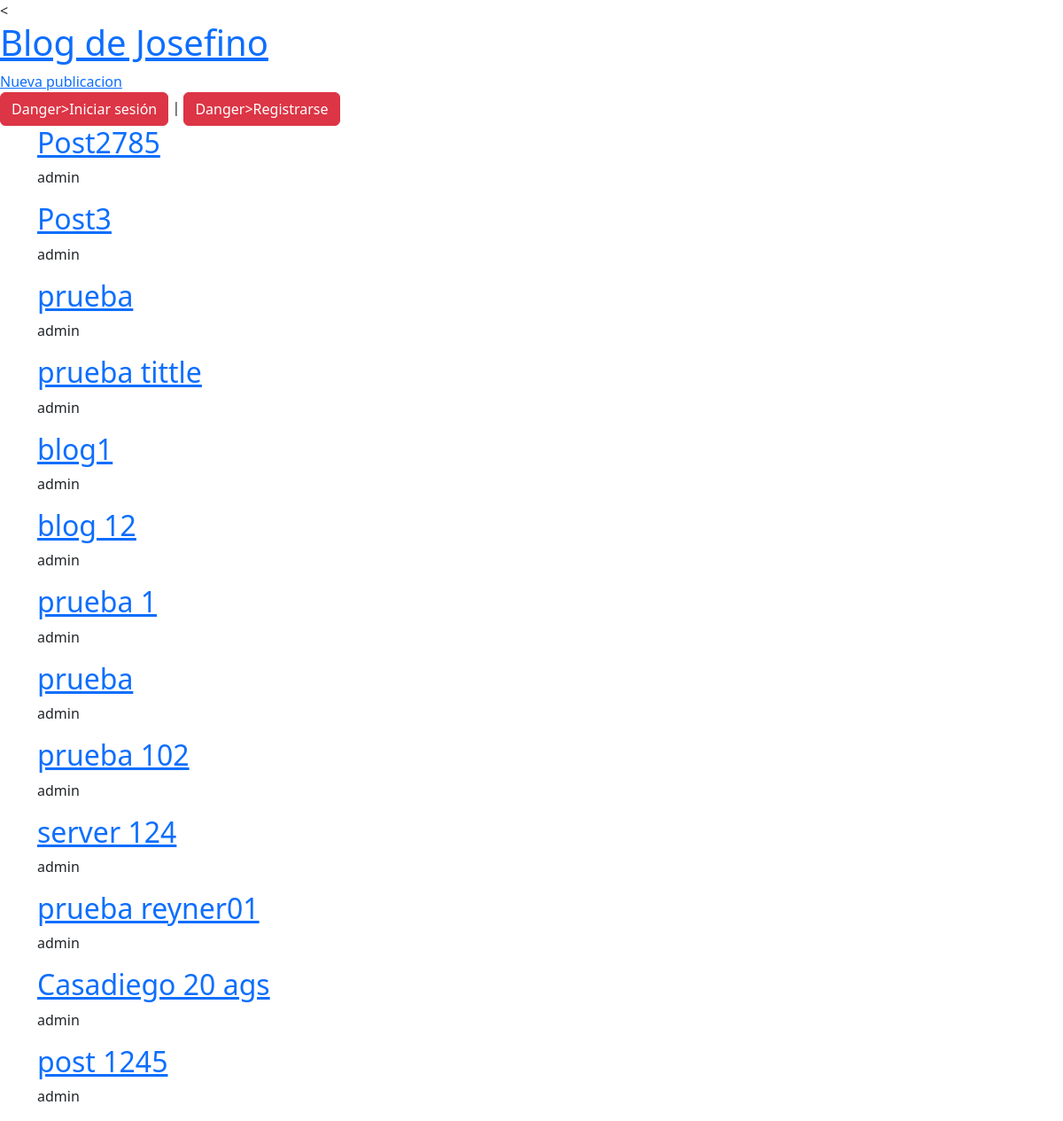
Before: / with the older database file.
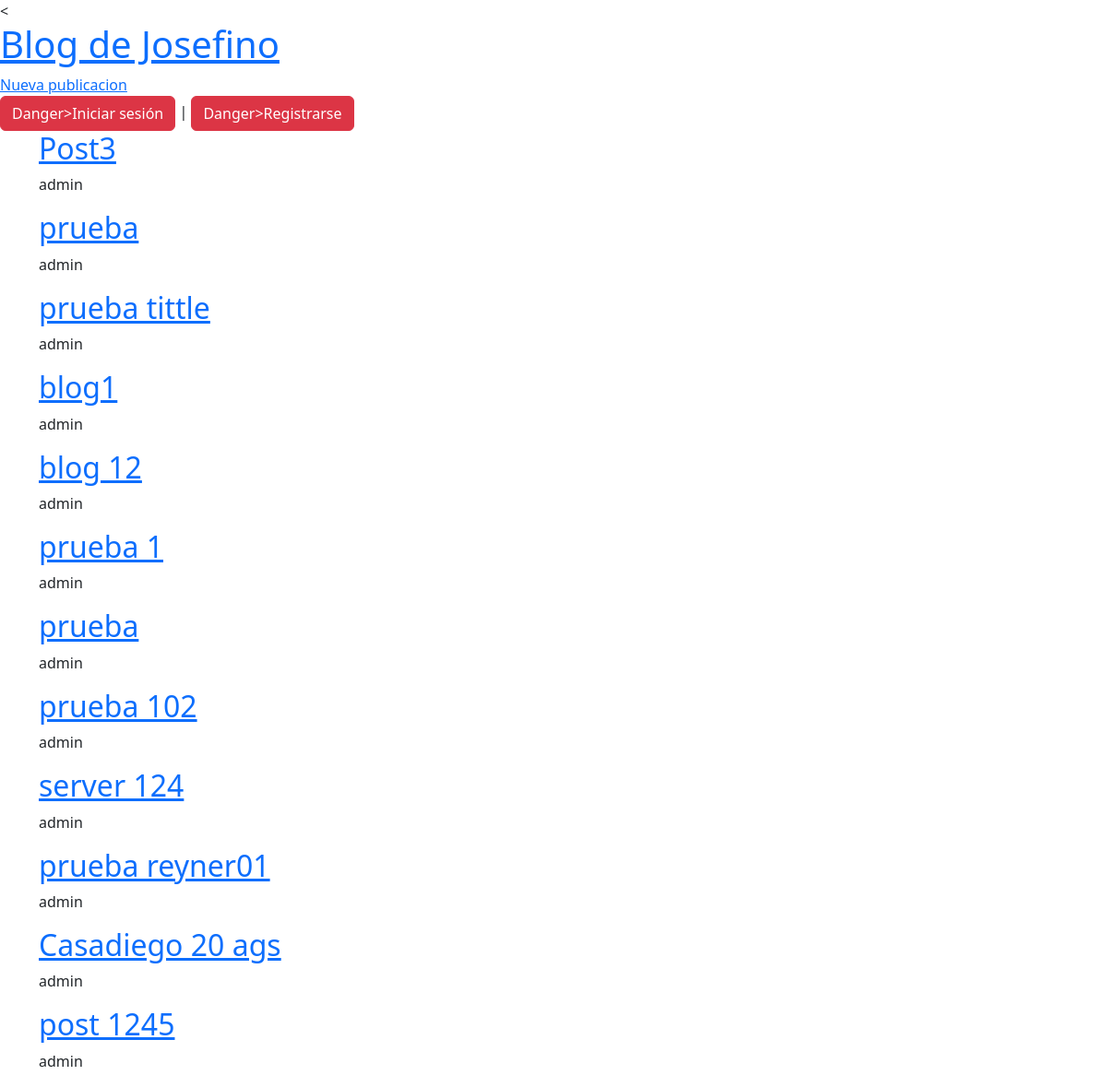
After: the same page with the newer database file.
### blog/models.py (models this page shows, shortened)
class Publication(models.Model):
    title = models.CharField(max_length=100)
    body = models.TextField()
    author = models.ForeignKey(
        'auth.User',
        on_delete=models.CASCADE,
    )
    date = models.DateTimeField(auto_now_add=True)
    updated = models.DateTimeField(auto_now=True)

### blog/views.py (the view)
# urls.py: path('', PublicationListView.as_view(), name='publications-list'),
class PublicationListView(ListView):
    model = Publication
    template_name = 'publications-list.html'

### templates/publications-list.html
{% extends "_base.html" %}
{% block content %}
   {% for post in publication_list %}
    <a href="{% url 'publication-detail' post.pk %}"><h2>{{ post.title }}</h2></a>
    <p>{{ post.author }}</p>
   {% endfor %}
{% endblock content %}

### templates/_base.html (shortened to what this page needs)
<!DOCTYPE html>
<html lang="en">
<head>
    <<link href="https://cdn.jsdelivr.net/npm/bootstrap@5.3.3/dist/css/bootstrap.min.css" rel="stylesheet">
</head>
<body>
    <header>
        <h1><a href="{% url 'publications-list' %}">Blog de Josefino</a></h1>
        <div>
            <a href="{% url 'publication-create' %}">Nueva publicacion</a>
        </div>
    </header>
    {% if user.is_authenticated %}
        <p>Hola, {{ user.username }}</p>
        <form action="{% url 'logout' %}" method="post">
            {% csrf_token %}
            <button type="submit">Cerrar sesión</button>
        </form>
        {% else %}
        <a href="{% url 'login' %}" class="btn btn-danger">Danger</button>>Iniciar sesión</a> |
        <a href="{% url 'signup' %}" class="btn btn-danger">Danger</button>>Registrarse</a>
            {% endif %}
        <main class="container">
            {% block content %}
            {% endblock content %}
        </main>
</body>
</html>

Changed rows visible on the page:
removed Publication: title "Post2785", author "admin"
